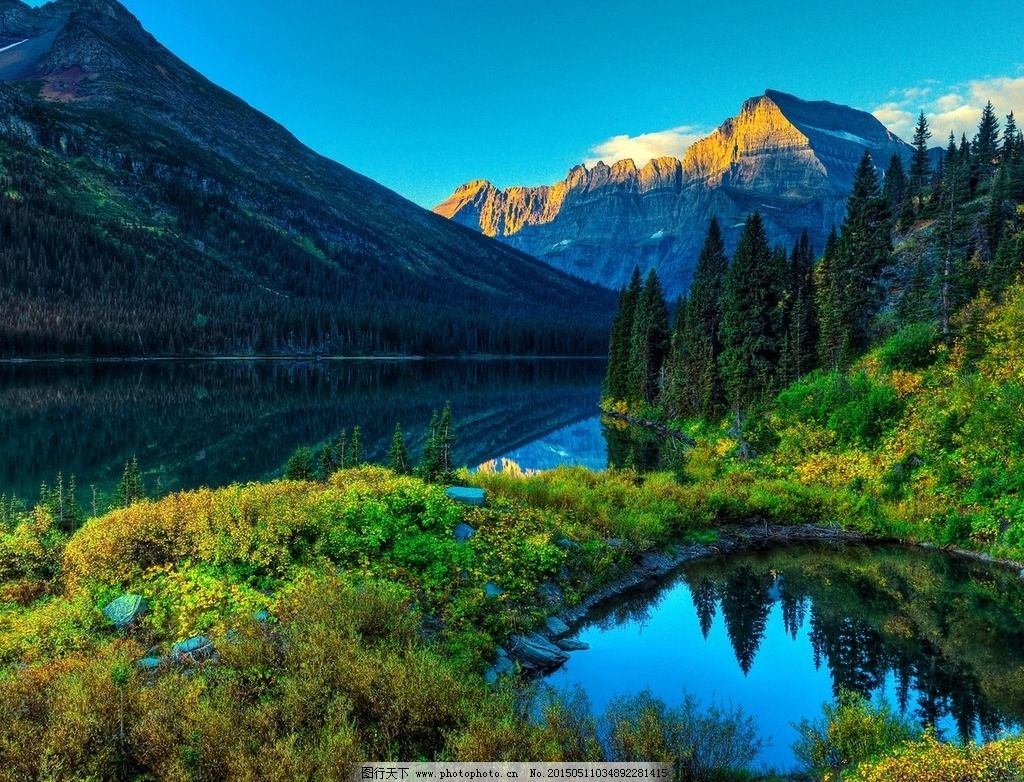
#> input picture Project2/original_image.jpg, 1024 x 782 px
$ python '水印嵌入与提取及测试.py'
#> lines starting #> are read from the running program, lines starting #| are printed output that depends on the picture; after the words box and inside, x2 and y2 are one past the last pixel; in counts of white or black regions, pixels touching at a corner belong together
import cv2
import numpy as np


def lsb_insert(host_img, mark_img):

    mark_resized = cv2.resize(mark_img, (host_img.shape[1], host_img.shape[0]))
    # 转换为0/1二值
    mark_bin = (mark_resized > 127).astype(np.uint8)

    merged_img = host_img.copy()
    merged_img = (merged_img & 0b11111110) | mark_bin

    return merged_img


def lsb_extract(img_with_mark):

    return img_with_mark & 1


def evaluate_resilience(img_with_mark, orig_mark):

    ops = {
        "水平翻转": lambda x: cv2.flip(x, 1),
        "平移": lambda x: cv2.warpAffine(x, np.float32([[1, 0, 30], [0, 1, 30]]),
                                       (x.shape[1], x.shape[0])),
        "旋转90度": lambda x: cv2.rotate(x, cv2.ROTATE_90_CLOCKWISE),
        "缩小一半": lambda x: cv2.resize(x, (x.shape[1] // 2, x.shape[0] // 2)),
        "增加对比度": lambda x: cv2.convertScaleAbs(x, alpha=1.4, beta=0)
    }

    for op_name, func in ops.items():
        transformed = func(img_with_mark)
        extracted = lsb_extract(transformed)
        similarity = np.mean(extracted == (orig_mark > 127).astype(np.uint8))
        print(f"{op_name} 处理后相似度: {similarity * 100:.2f}%")


if __name__ == "__main__":
    # 读取灰度图
    host = cv2.imread("original_image.jpg", cv2.IMREAD_GRAYSCALE)
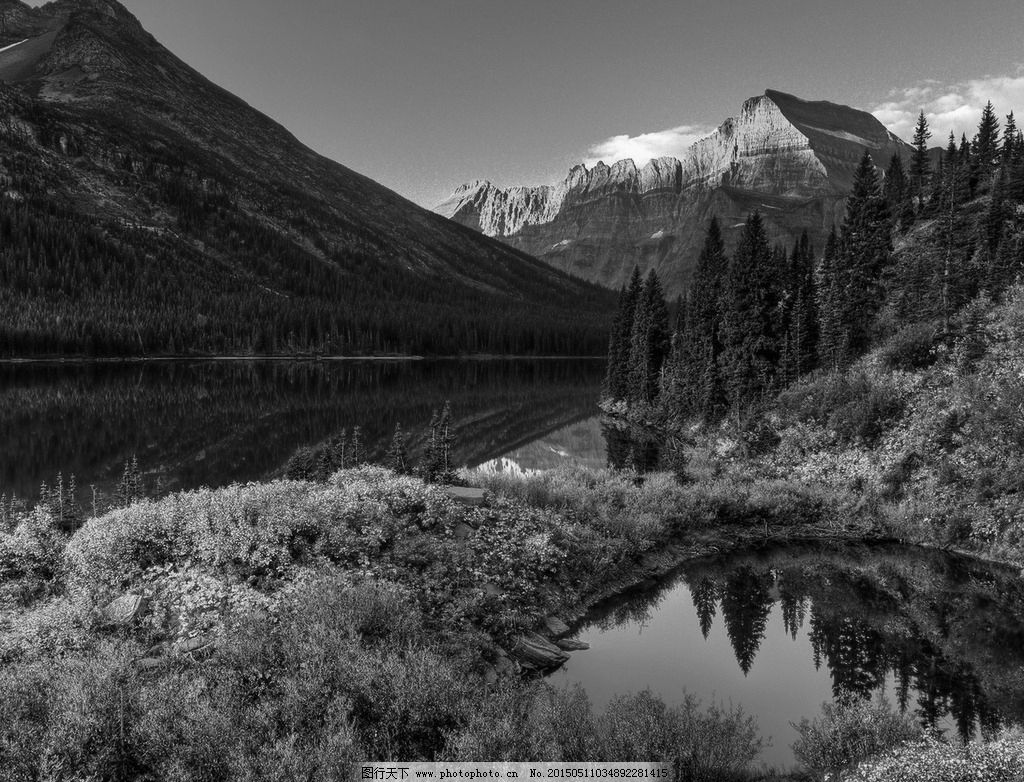
#> host: shape (782, 1024); min 0, max 255, mean 73.7
    mark = cv2.imread("watermark.jpg", cv2.IMREAD_GRAYSCALE)
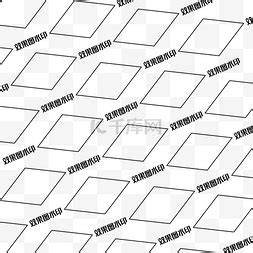
#> input picture Project2/watermark.jpg, 253 x 253 px
#> mark is the input picture: shape (253, 253); min 0, max 255, mean 231.7

    if host is None or mark is None:
        print("请确保 original_image.jpg 和 watermark.jpg 存在并放在代码目录下")
        exit()

    # 嵌入水印
    watermarked = lsb_insert(host, mark)
#> in lsb_insert, `mark_resized = cv2.resize(mark_img, (host_img.shape[1], host_img.shape..`:
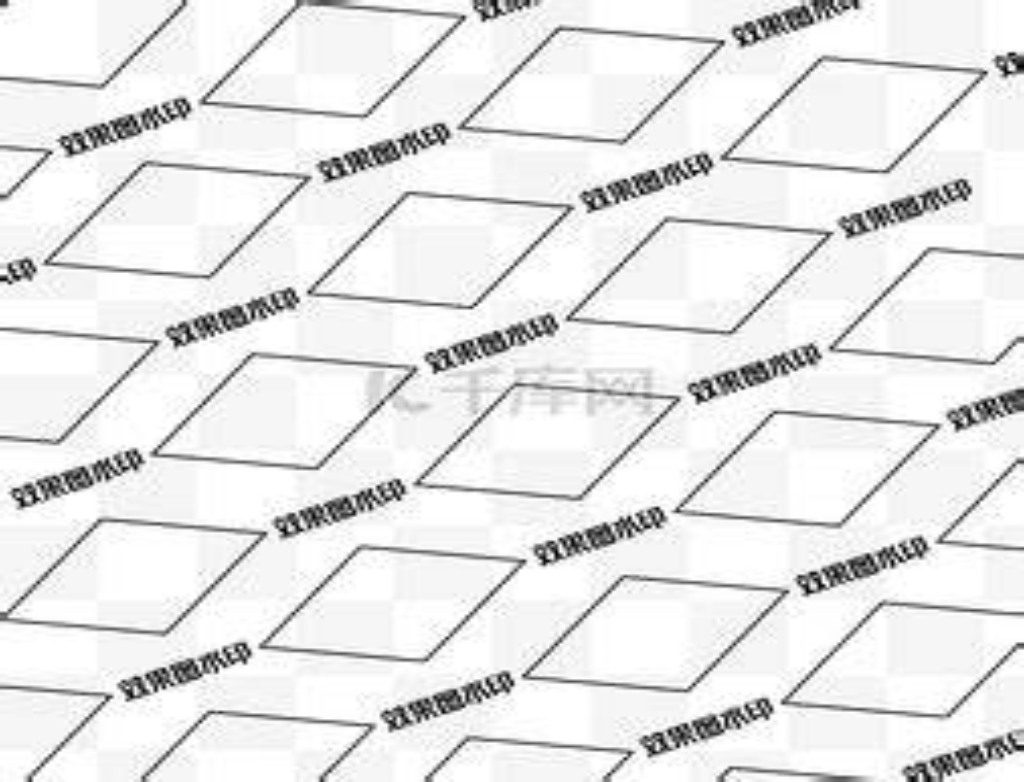
#> mark_resized: shape (782, 1024); min 0, max 255, mean 231.6
#> in lsb_insert, `mark_bin = (mark_resized > 127).astype(np.uint8)`:
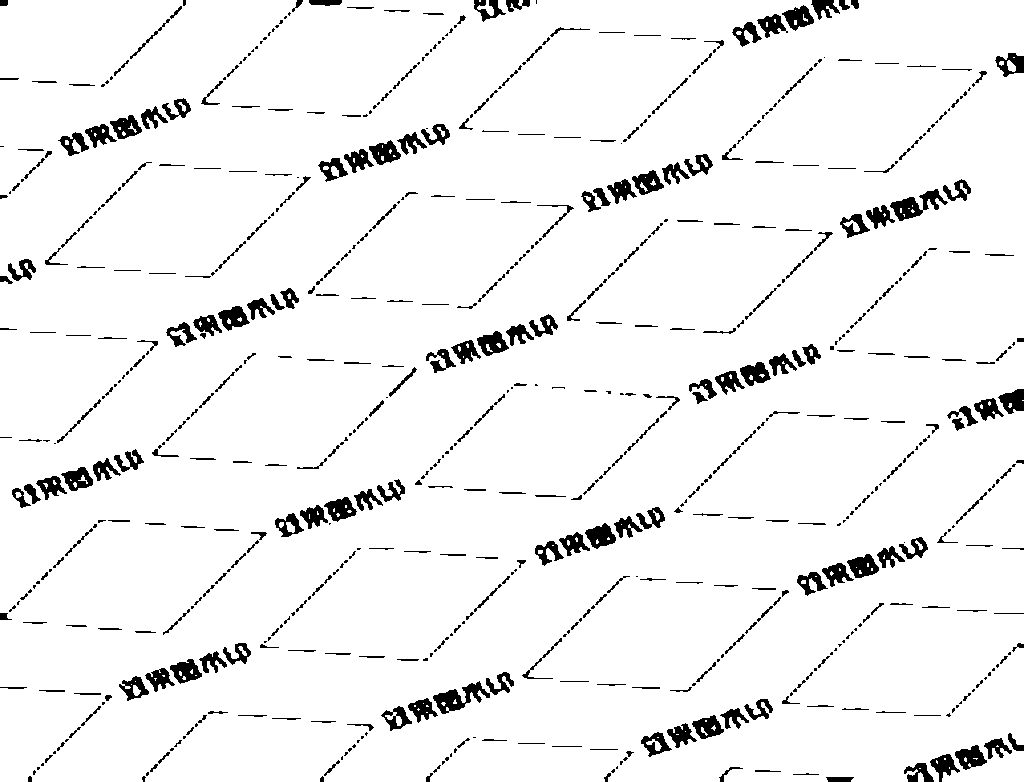
#> mark_bin: shape (782, 1024); values 0 (black) and 1 (white), 94.5% white; 691 black regions (280 under 20 px), largest, box (x1, y1, x2, y2) and area: (433, 681, 490, 714) 753, (890, 189, 948, 221) 740, (585, 523, 616, 549) 479
    cv2.imwrite("watermarked.jpg", watermarked)
    print("水印已嵌入并保存为 watermarked.jpg")

    # 提取水印
    recovered_mark = lsb_extract(watermarked) * 255
#> the loop in evaluate_resilience, `for op_name, func in ops.items():` made 1 pass
#> pass 1, in evaluate_resilience, `transformed = func(img_with_mark)`:
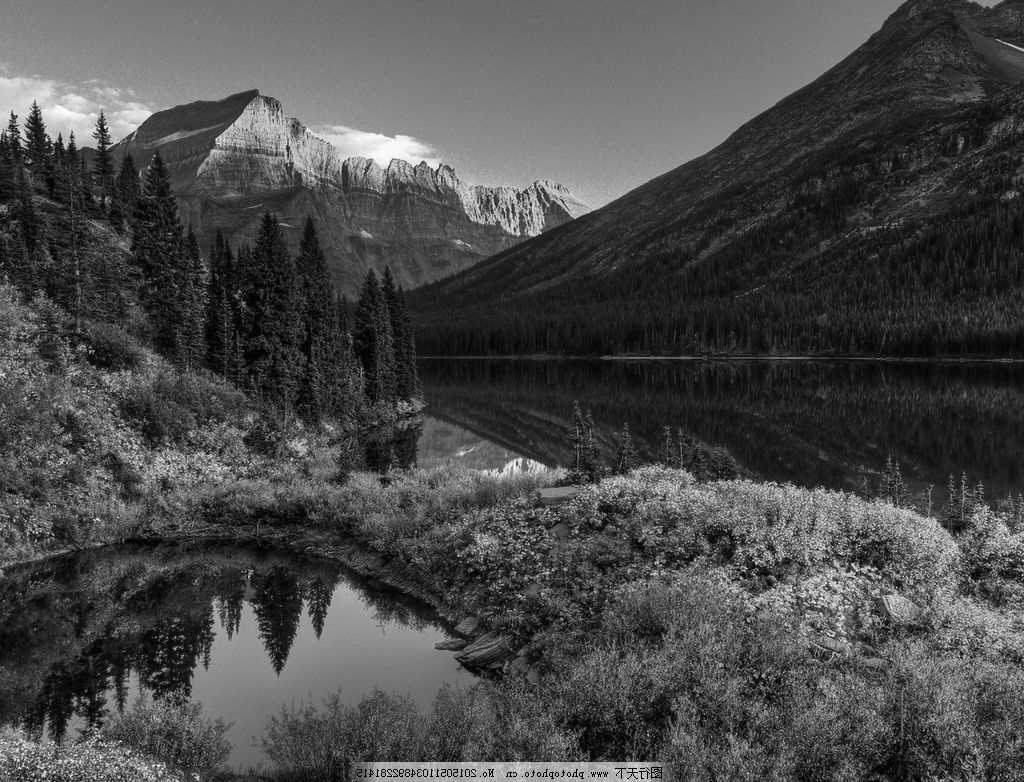
#> transformed: shape (782, 1024); min 0, max 255, mean 74.1
#> pass 1, in evaluate_resilience, `extracted = lsb_extract(transformed)`:
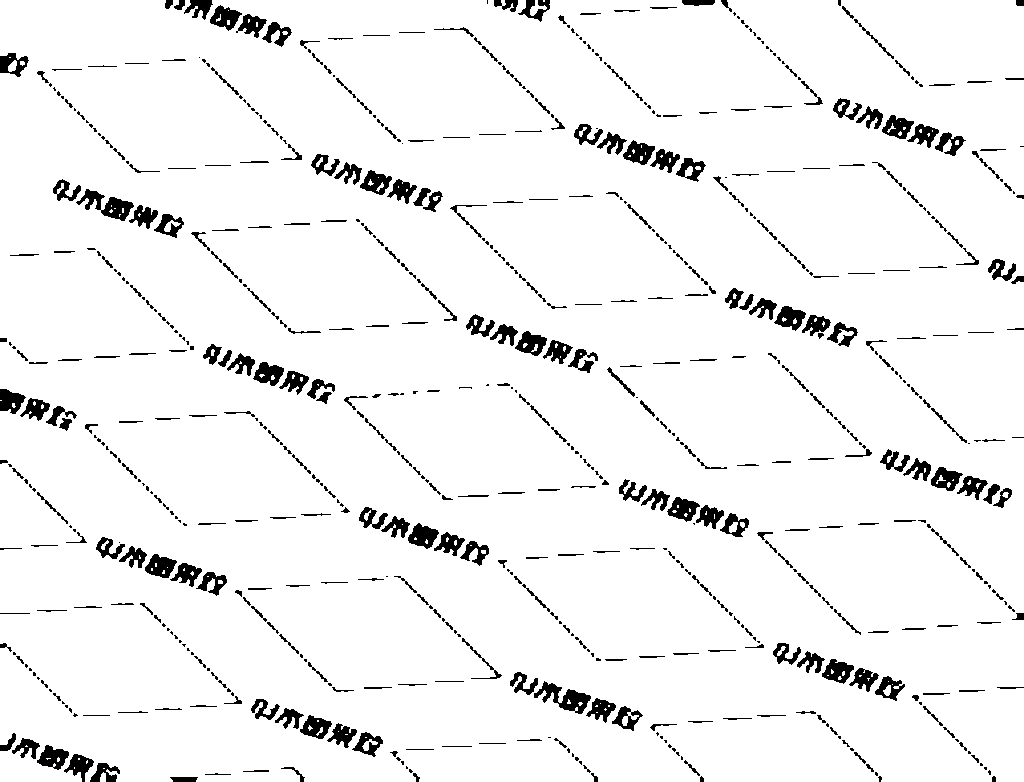
#> extracted: shape (782, 1024); values 0 (black) and 1 (white), 94.5% white; 691 black regions (280 under 20 px), largest, box (x1, y1, x2, y2) and area: (534, 681, 591, 714) 753, (76, 189, 134, 221) 740, (408, 523, 439, 549) 479
    cv2.imwrite("extracted_watermark.jpg", recovered_mark)
    print("提取的水印已保存为 extracted_watermark.jpg")

    # 测试鲁棒性
    print("\n开始鲁棒性测试：")
#> (the run stopped early here; a loop or call above may not have finished)
